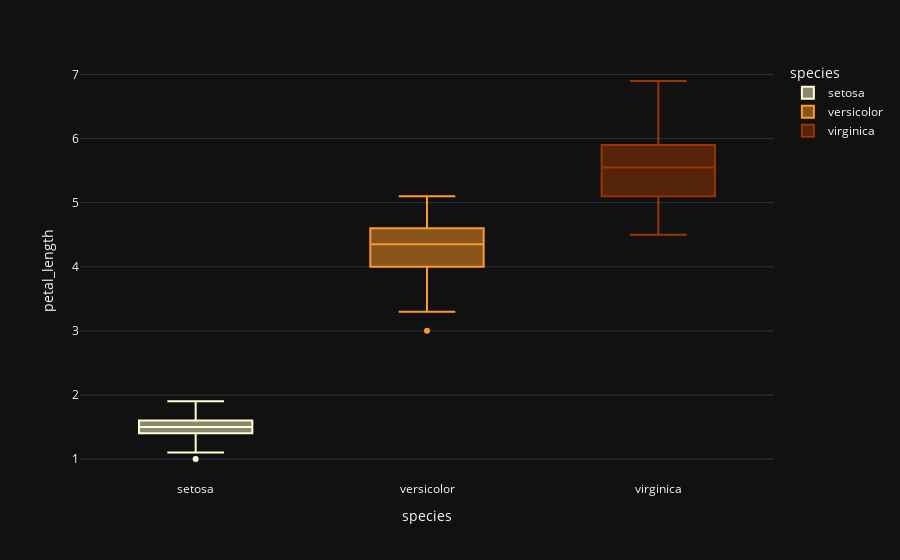

The code cell stored with this chart in its notebook:
### Markdown cell above
# Petal-Length

### Code cell
fig = px.box(data_frame=df, x='species',y='petal_length',color='species',color_discrete_sequence=['#ffffd4 ','#fe9929 ','#993404 '], template='plotly_dark',orientation='v')

fig.show()

### Figure 1 — Plotly figure (JSON) as saved in the notebook; plotly's stock layout.template omitted (floating-point values rounded to 4 significant figures)
{"data": [{"alignmentgroup": "True", "hovertemplate": "species=%{x}<br>petal_length=%{y}<extra></extra>", "legendgroup": "setosa", "marker": {"color": "#ffffd4 "}, "name": "setosa", "notched": false, "offsetgroup": "setosa", "orientation": "v", "showlegend": true, "type": "box", "x": ["setosa", "setosa", "setosa", "setosa", "setosa", "setosa", "setosa", "setosa", "setosa", "setosa", "setosa", "setosa", "setosa", "setosa", "setosa", "setosa", "setosa", "setosa", "setosa", "setosa", "setosa", "setosa", "setosa", "setosa", "setosa", "setosa", "setosa", "setosa", "setosa", "setosa", "setosa", "setosa", "setosa", "setosa", "setosa", "setosa", "setosa", "setosa", "setosa", "setosa", "setosa", "setosa", "setosa", "setosa", "setosa", "setosa", "setosa", "setosa", "setosa", "setosa"], "x0": " ", "xaxis": "x", "y": [1.4, 1.4, 1.3, 1.5, 1.4, 1.7, 1.4, 1.5, 1.4, 1.5, 1.5, 1.6, 1.4, 1.1, 1.2, 1.5, 1.3, 1.4, 1.7, 1.5, 1.7, 1.5, 1, 1.7, 1.9, 1.6, 1.6, 1.5, 1.4, 1.6, 1.6, 1.5, 1.5, 1.4, 1.5, 1.2, 1.3, 1.4, 1.3, 1.5, 1.3, 1.3, 1.3, 1.6, 1.9, 1.4, 1.6, 1.4, 1.5, 1.4], "y0": " ", "yaxis": "y"}, {"alignmentgroup": "True", "hovertemplate": "species=%{x}<br>petal_length=%{y}<extra></extra>", "legendgroup": "versicolor", "marker": {"color": "#fe9929 "}, "name": "versicolor", "notched": false, "offsetgroup": "versicolor", "orientation": "v", "showlegend": true, "type": "box", "x": ["versicolor", "versicolor", "versicolor", "versicolor", "versicolor", "versicolor", "versicolor", "versicolor", "versicolor", "versicolor", "versicolor", "versicolor", "versicolor", "versicolor", "versicolor", "versicolor", "versicolor", "versicolor", "versicolor", "versicolor", "versicolor", "versicolor", "versicolor", "versicolor", "versicolor", "versicolor", "versicolor", "versicolor", "versicolor", "versicolor", "versicolor", "versicolor", "versicolor", "versicolor", "versicolor", "versicolor", "versicolor", "versicolor", "versicolor", "versicolor", "versicolor", "versicolor", "versicolor", "versicolor", "versicolor", "versicolor", "versicolor", "versicolor", "versicolor", "versicolor"], "x0": " ", "xaxis": "x", "y": [4.7, 4.5, 4.9, 4, 4.6, 4.5, 4.7, 3.3, 4.6, 3.9, 3.5, 4.2, 4, 4.7, 3.6, 4.4, 4.5, 4.1, 4.5, 3.9, 4.8, 4, 4.9, 4.7, 4.3, 4.4, 4.8, 5, 4.5, 3.5, 3.8, 3.7, 3.9, 5.1, 4.5, 4.5, 4.7, 4.4, 4.1, 4, 4.4, 4.6, 4, 3.3, 4.2, 4.2, 4.2, 4.3, 3, 4.1], "y0": " ", "yaxis": "y"}, {"alignmentgroup": "True", "hovertemplate": "species=%{x}<br>petal_length=%{y}<extra></extra>", "legendgroup": "virginica", "marker": {"color": "#993404 "}, "name": "virginica", "notched": false, "offsetgroup": "virginica", "orientation": "v", "showlegend": true, "type": "box", "x": ["virginica", "virginica", "virginica", "virginica", "virginica", "virginica", "virginica", "virginica", "virginica", "virginica", "virginica", "virginica", "virginica", "virginica", "virginica", "virginica", "virginica", "virginica", "virginica", "virginica", "virginica", "virginica", "virginica", "virginica", "virginica", "virginica", "virginica", "virginica", "virginica", "virginica", "virginica", "virginica", "virginica", "virginica", "virginica", "virginica", "virginica", "virginica", "virginica", "virginica", "virginica", "virginica", "virginica", "virginica", "virginica", "virginica", "virginica", "virginica", "virginica", "virginica"], "x0": " ", "xaxis": "x", "y": [6, 5.1, 5.9, 5.6, 5.8, 6.6, 4.5, 6.3, 5.8, 6.1, 5.1, 5.3, 5.5, 5, 5.1, 5.3, 5.5, 6.7, 6.9, 5, 5.7, 4.9, 6.7, 4.9, 5.7, 6, 4.8, 4.9, 5.6, 5.8, 6.1, 6.4, 5.6, 5.1, 5.6, 6.1, 5.6, 5.5, 4.8, 5.4, 5.6, 5.1, 5.1, 5.9, 5.7, 5.2, 5, 5.2, 5.4, 5.1], "y0": " ", "yaxis": "y"}], "layout": {"boxmode": "overlay", "legend": {"title": {"text": "species"}, "tracegroupgap": 0}, "margin": {"t": 60}, "xaxis": {"anchor": "y", "categoryarray": ["setosa", "versicolor", "virginica"], "categoryorder": "array", "domain": [0, 1], "title": {"text": "species"}}, "yaxis": {"anchor": "x", "domain": [0, 1], "title": {"text": "petal_length"}}}}
